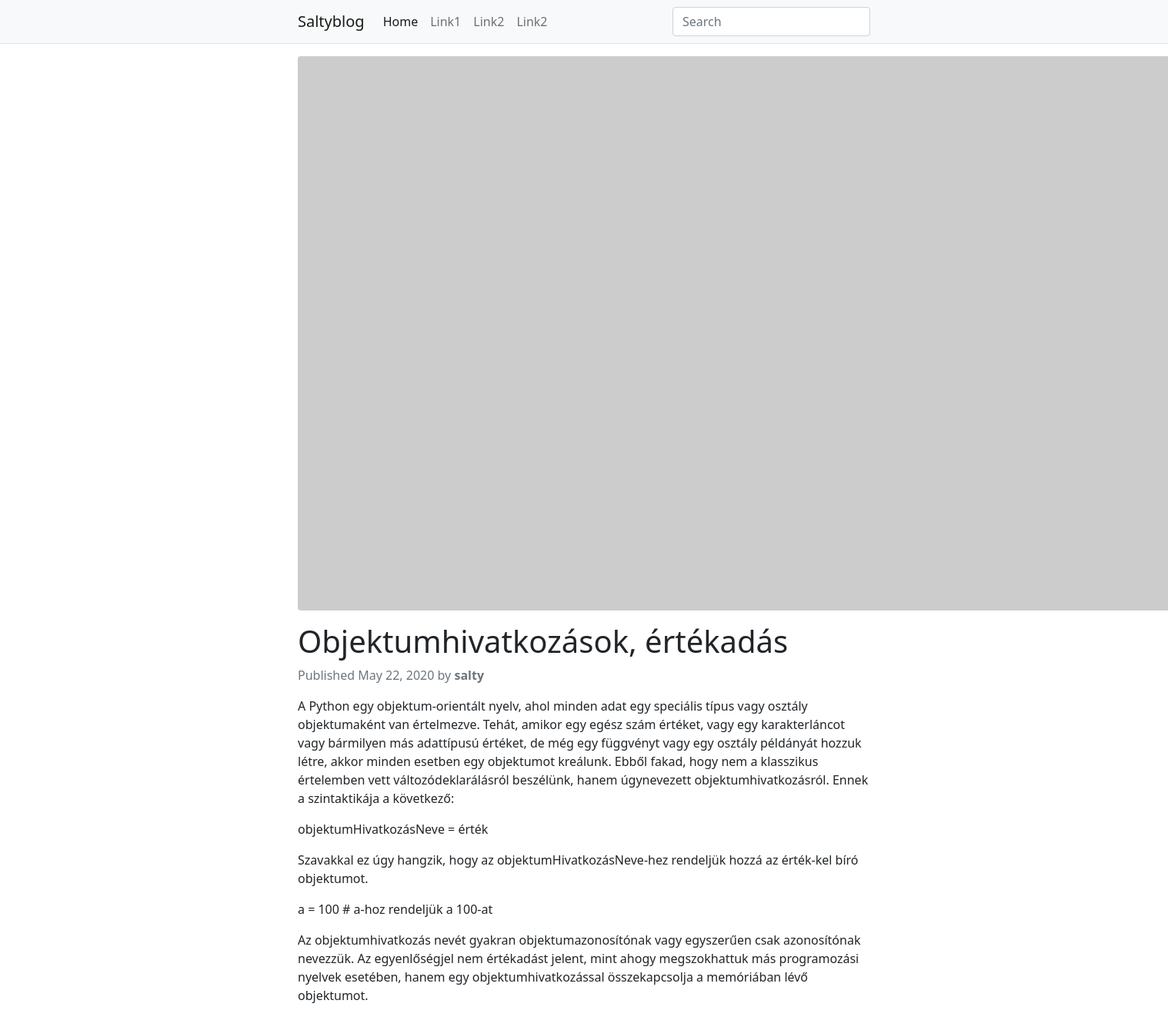
The app's page /objektumhivatkozasok-ertekadas/ with its own data.
### blog/models.py (models this page shows, shortened)
class Post(models.Model):
    STATUS_CHOICES = (
        ('draft', 'Draft'),
        ('published', 'Published'),
    )
    title = models.CharField(max_length=250)
    slug = models.SlugField(max_length=250, unique_for_date='publish')
    author = models.ForeignKey(User, on_delete=models.CASCADE, related_name='blog_posts')
    body = models.TextField()
    publish = models.DateTimeField(default=timezone.now)
    created = models.DateTimeField(auto_now_add=True)
    updated = models.DateTimeField(auto_now=True)
    status = models.CharField(max_length=10, choices=STATUS_CHOICES, default='draft')
    class Meta:
        ordering = ('-publish',)
    objects = models.Manager()  # The default manager.
    published = PublishedManager()  # Our custom manager.

### blog/views.py (the view)
# urls.py: path('<slug:post>/', views.post_detail, name='post_detail'),
def post_detail(request, post):
    post = get_object_or_404(Post, slug=post, status='published')
    return render(request, 'post_detail.html', {'post':post})

### templates/post_detail.html (shortened to what this page needs)
{% extends 'base.html' %}
{% block content %}
    <article>
        <figure>
         <img src="https://via.placeholder.com/1280x720" class="rounded" alt="{{post.title}}">
        </figure>
        <div class="mt-3">
            <h1>{{post.title}}</h1>
            <p class="text-muted">
                Published {{ post.publish.date }} by <strong>{{ post.author }}</strong>
            </p>
        </div>
        <div class="article-body">
                {{post.body|linebreaks}}
        </div>
    </article>
{% endblock content %}

### records on screen
Post: title "Objektumhivatkozások, értékadás", publish "May 22, 2020", author "salty", body "A Python egy objektum-orientált nyelv, ahol minden adat egy speciális típus vagy osztály objektumaként van értelmezve. Tehát, amikor egy egész szám értéket, vagy egy karakterláncot vagy bármilyen más adattípusú értéket, de még egy függvényt vagy egy osztály példányát hozzuk létre, akkor minden esetben egy objektumot kreálunk. Ebből fakad, hogy nem a klasszikus értelemben vett változódeklarálásról beszélünk, hanem úgynevezett objektumhivatkozásról. Ennek a szintaktikája a következő: objektumHivatkozásNeve = érték Szavakkal ez úgy hangzik, hogy az objektumHivatkozásNeve-hez rendeljük hozzá az érték-kel bíró objektumot. a = 100 # a-hoz rendeljük a 100-at Az objektumhivatkozás nevét gyakran…"
